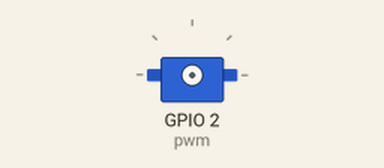
Recording of a program running on a simulated ESP32 board running MicroPython. Parts: servo. Servo angles are drawn from the pulse width (0.5 ms = 0°, 2.5 ms = 180°).

Above: at 0.05 s.
At 1.15 s:
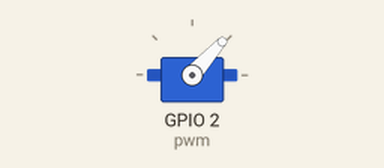
At 1.7 s:
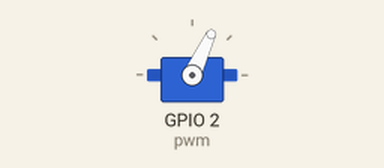
At 2.3 s:
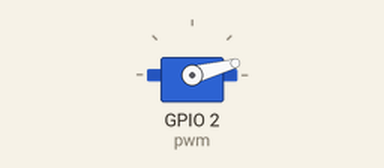
Timing chart, 0 to 6.9 s (numbered marks = the images above):
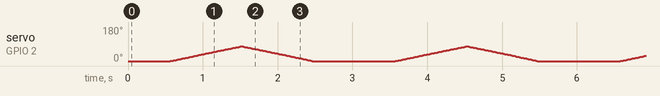

The program:

esp32_servo.py
```python
from time import sleep
from machine import Pin
from machine import PWM

pwm = PWM(Pin(2))
pwm.freq(50)

def setServoCycle(position):
    pwm.duty_u16(position)
    sleep(0.01)

def angle(ang):
    deg = ang * 50
    return deg

init_pos = angle(0)
final_pos = angle(90)


while True:
    for pos in range(init_pos, final_pos, 30):
        setServoCycle(pos)
    for pos in range(final_pos, init_pos, -30):
        setServoCycle(pos)
```
